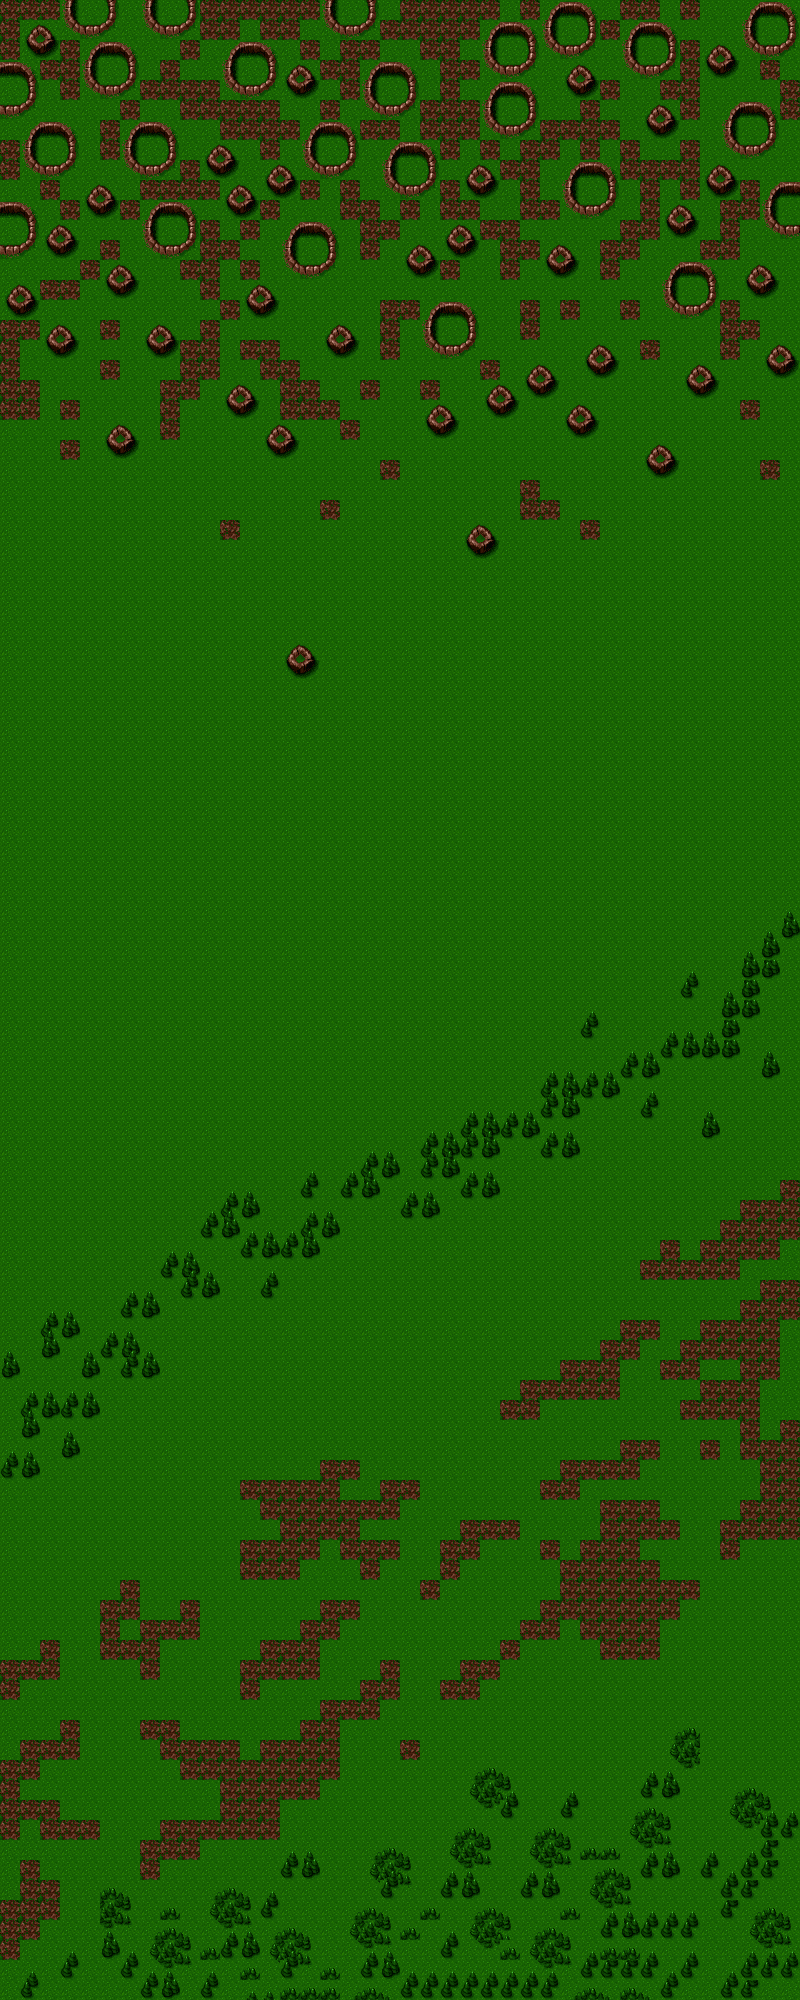

Rendered tile map (Tiled .tmx) drawn with the repository's tilesets; below, a short description and the map source with its tile grids summarised:
An orthogonal 40x100 tile map with 20x20 px tiles, 6 tile layers (GRASS, SOIL, TREES, TREES2, ...), 8 tilesets.

<map version="1.0" orientation="orthogonal" width="40" height="100" tilewidth="20" tileheight="20">
 <properties>
  <property name="blended tiles" value="" />
 </properties>
 <tileset firstgid="1" name="TREES1" tilewidth="20" tileheight="20">
  <image source="TREES1.png" width="60" height="60" />
 </tileset>
 <tileset firstgid="10" name="CRATER1" tilewidth="20" tileheight="20">
  <image source="CRATER1.png" width="40" height="40" />
 </tileset>
 <tileset firstgid="14" name="SOIL" tilewidth="20" tileheight="20">
  <image source="SOIL.png" width="20" height="20" />
 </tileset>
 <tileset firstgid="15" name="GRASS" tilewidth="20" tileheight="20">
  <image source="GRASS.png" width="20" height="20" />
 </tileset>
 <tileset firstgid="16" name="CRATER2" tilewidth="20" tileheight="20">
  <image source="CRATER2.png" width="60" height="60" />
 </tileset>
 <tileset firstgid="25" name="TREE1" tilewidth="20" tileheight="20">
  <image source="TREE1.png" width="20" height="40" />
 </tileset>
 <tileset firstgid="27" name="TREE2" tilewidth="20" tileheight="20">
  <image source="TREE2.png" width="20" height="40" />
 </tileset>
 <tileset firstgid="29" name="TREES2" tilewidth="20" tileheight="20">
  <image source="TREES2.png" width="40" height="40" />
 </tileset>
 <layer name="GRASS" width="40" height="100">
  <data>[4000 cells, 4000 non-empty, 1 distinct tile ids]</data>
 </layer>
 <layer name="SOIL" width="40" height="100">
  <data>[4000 cells, 478 non-empty, 1 distinct tile ids]</data>
 </layer>
 <layer name="TREES" width="40" height="100">
  <data>[4000 cells, 186 non-empty, 13 distinct tile ids]</data>
 </layer>
 <layer name="TREES2" width="40" height="100">
  <data>[4000 cells, 245 non-empty, 11 distinct tile ids]</data>
 </layer>
 <layer name="CRATERS2" width="40" height="100">
  <data>[4000 cells, 198 non-empty, 9 distinct tile ids]</data>
 </layer>
 <layer name="CRATERS1" width="40" height="100">
  <data>[4000 cells, 144 non-empty, 4 distinct tile ids]</data>
 </layer>
</map>